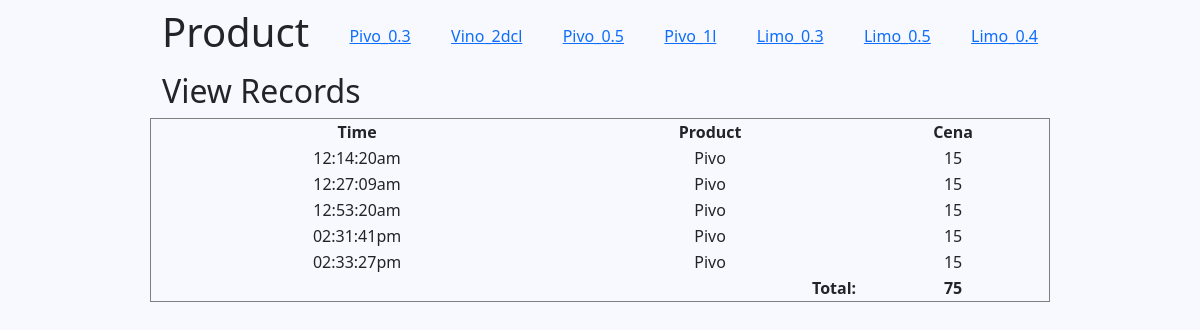
The app's page /summary/product/index.php?drink_id=1 with its own data.
### tables this page shows
CREATE TABLE `drinks` (
  `drink_id` int(11) NOT NULL,
  `product` text NOT NULL,
  `price` int(11) NOT NULL,
  `amount` varchar(11) NOT NULL
);

CREATE TABLE `orders` (
  `order_id` int(11) NOT NULL,
  `who` text NOT NULL,
  `what` int(11) NOT NULL,
  `qty` int(11) NOT NULL,
  `price` int(11) NOT NULL,
  `time` timestamp NOT NULL DEFAULT current_timestamp() ON UPDATE current_timestamp()
);

### summary/product/index.php (the view, shortened to what this page needs)
<!doctype html>
<html lang="en">
<head>
    <link rel="stylesheet" type="text/css"
        href="https://stackpath.bootstrapcdn.com/font-awesome/4.7.0/css/font-awesome.min.css">
    <link href="https://cdn.jsdelivr.net/npm/bootstrap@5.0.2/dist/css/bootstrap.min.css" rel="stylesheet"
>
    <link rel="stylesheet" href="../../style.css">
</head>
<body>
    <nav class="navbar navbar-light">
        <div class="container">
            <h1 class="text-center">Product</h1>
            <?php
            include("../../db.php");
            $sel_drink="Select * from drinks;";
            $drink_query = mysqli_query($con,$sel_drink);
            while($drink = mysqli_fetch_assoc($drink_query)) {
                echo '<a href=?drink_id='.$drink['drink_id'].'>'.$drink['product'].'_' .$drink['amount'].'</a>';
            } ?>
        </div>
    </nav>
    <div class="container">
        <div class="row">
            <h2>View Records</h2>
            <table width="100%" border="1" style="border-collapse:collapse;">
                <thead>
                    <tr>
                        <th><strong>Time</strong></th>
                        <th><strong>Product</strong></th>
                        <th><strong>Cena</strong></th>
                    </tr>
                </thead>
                <tbody>
                    <?php
                        $drink_id = $_GET['drink_id'];
                        $records = mysqli_query($con, "SELECT * FROM orders WHERE what=".$drink_id."");
                        while($data = mysqli_fetch_assoc($records)) { ?>
                    <tr>
                        <td align="center"><?php echo date('h:i:sa', strtotime($data['time'])); ?></td>
                        <?php
                        $drink_id = $data["what"];
                        $filter = mysqli_query($con, "SELECT * from drinks where drink_id=".$drink_id." ");
                        while ($drink_btn = mysqli_fetch_assoc($filter)) {
                            echo '<td align="center">'.$drink_btn['product'].'</td>';
                        }
                        ?>
                        <td align="center" class='total'><?php echo $data["price"]; ?></td>
                    </tr>
                    <?php } ?>
                    <tr>
                        <th colspan="2" style="text-align:right">Total:</th>
                        <th colspan="2" style="text-align:center"><span id="sum"></span></th>
                    </tr>
                </tbody>
            </table>
        </div>
    </div>
</body>
</html>

### style.css (style rules this page uses)
body { background: ghostwhite; }
.container { max-width: 900px; margin: 0 auto; }
table { text-align: center; }

### records on screen
drinks: product "Pivo", amount "0.3"
drinks: product "Vino", amount "2dcl"
drinks: product "Pivo", amount "0.5"
drinks: product "Pivo", amount "1l"
drinks: product "Limo", amount "0.3"
drinks: product "Limo", amount "0.5"
drinks: product "Limo", amount "0.4"
orders: time "12:14:20am", price "15"
orders: time "12:27:09am", price "15"
orders: time "12:53:20am", price "15"
orders: time "02:31:41pm", price "15"
orders: time "02:33:27pm", price "15"
